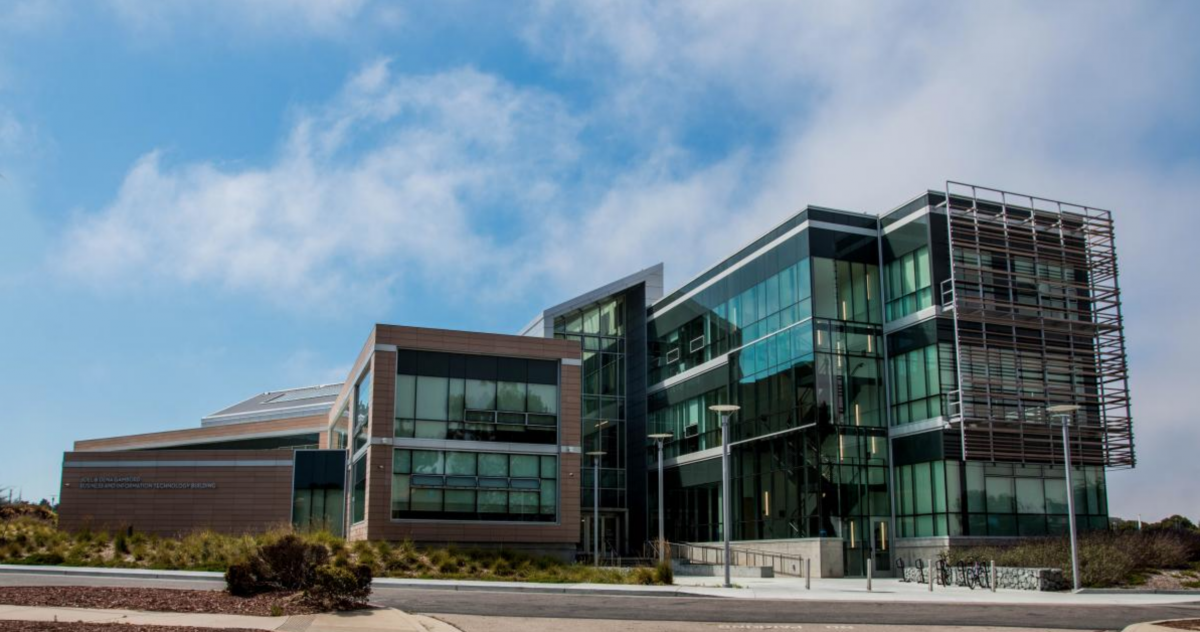
#> input picture images/bit-sm.png, 1200 x 632 px
$ python cv-colormap-ex.py
#> lines starting #> are read from the running program, lines starting #| are printed output that depends on the picture
import numpy as np
import cv2

# convert image to grayscale
jeanne_gray = cv2.imread('images/bit-sm.png', cv2.IMREAD_GRAYSCALE)
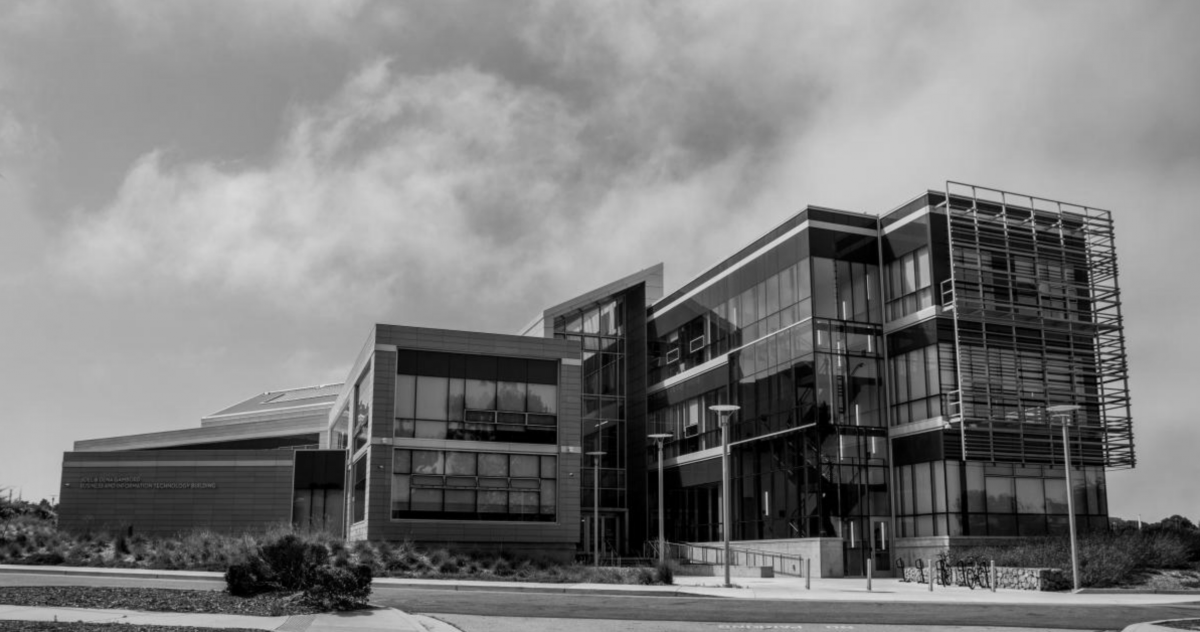
#> jeanne_gray: shape (632, 1200); min 0, max 219, mean 123.6
jeanne_remap = cv2.applyColorMap(jeanne_gray, cv2.COLORMAP_HOT)
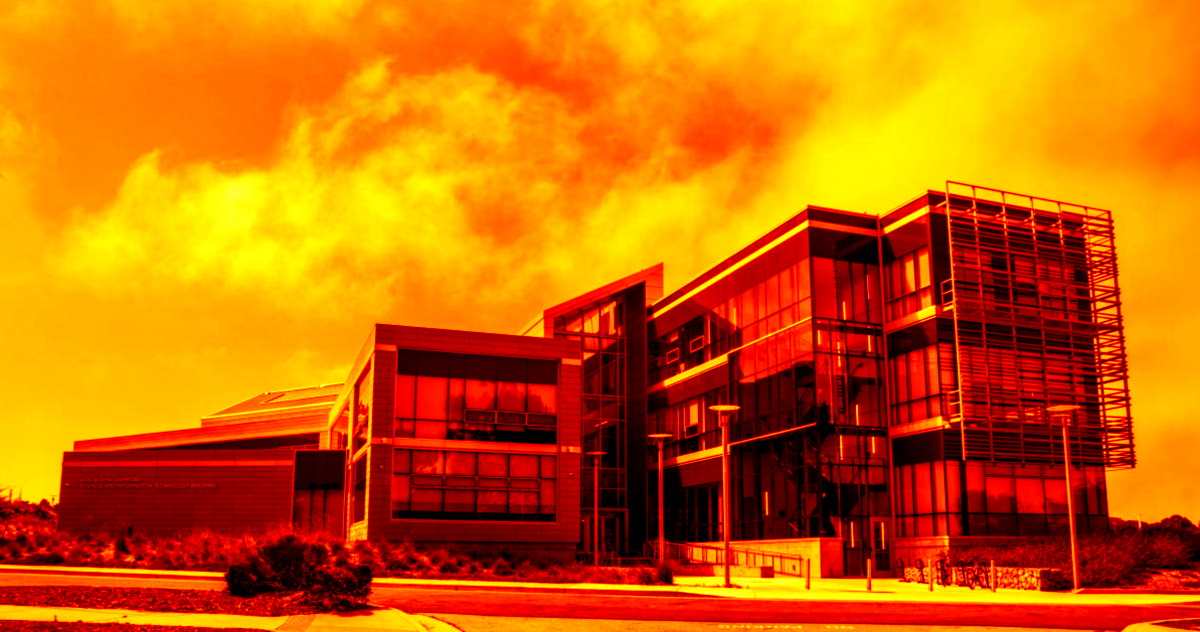
#> jeanne_remap: shape (632, 1200, 3); mean B, G, R 0.1, 101.5, 207.3

# use highgui to display image
cv2.imshow("Jeanne in Gray", jeanne_remap)

# keeps the image displayed
cv2.waitKey(8000)

$ run again, with images/bit.jpg saved as images/bit-sm.png
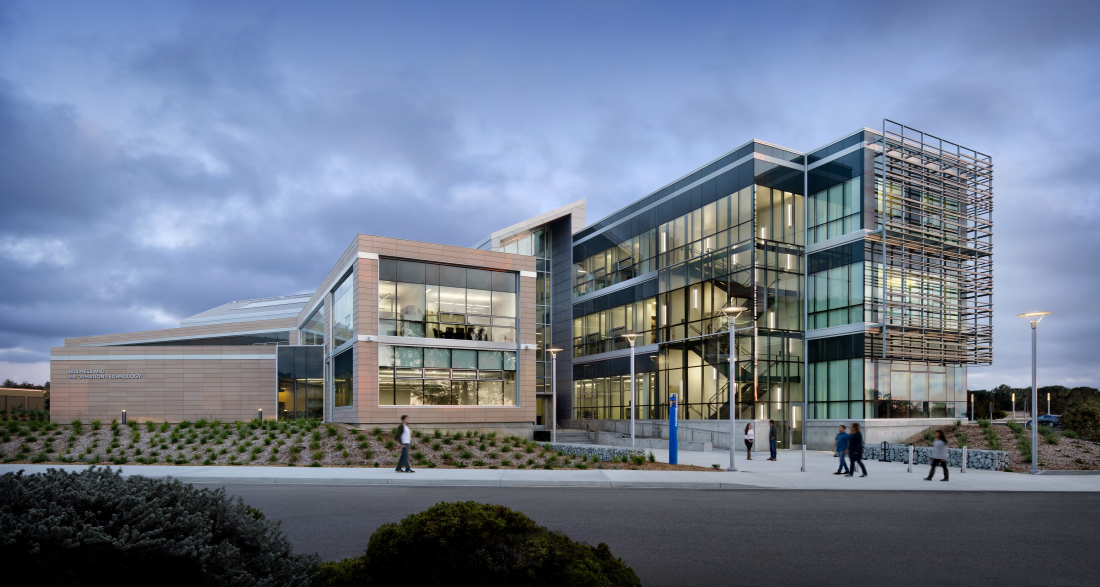
#> input picture images/bit.jpg, 3300 x 1760 px (shown at 1/3 size)
#> `jeanne_gray = cv2.imread('images/bit-sm.png', cv2.IMREAD_GRAYSCALE)`:
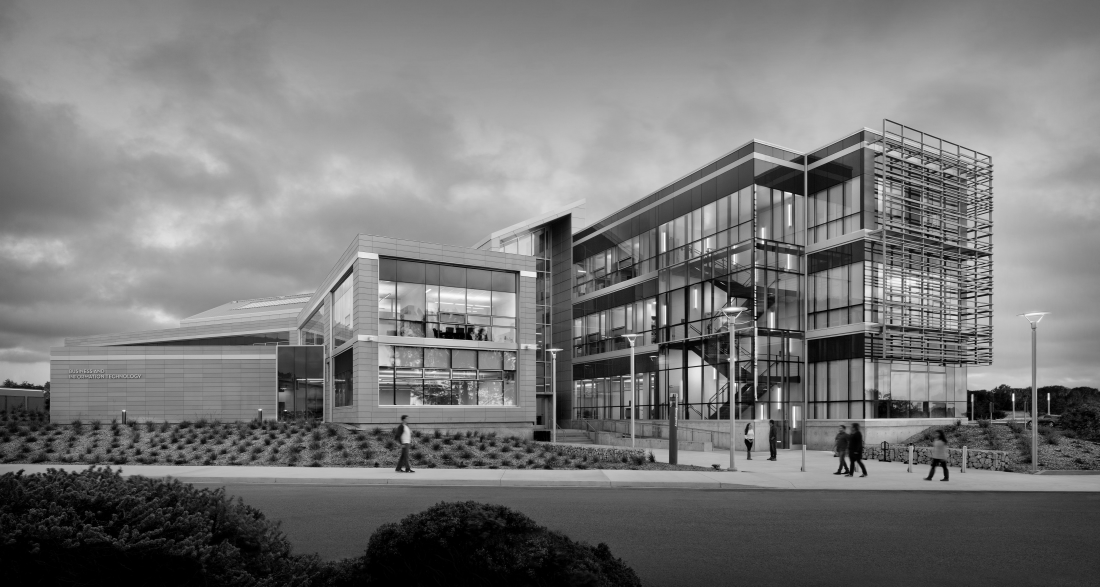
#> jeanne_gray: shape (1760, 3300) (shown at 1/3 size); min 0, max 255, mean 119.8
#> `jeanne_remap = cv2.applyColorMap(jeanne_gray, cv2.COLORMAP_HOT)`:
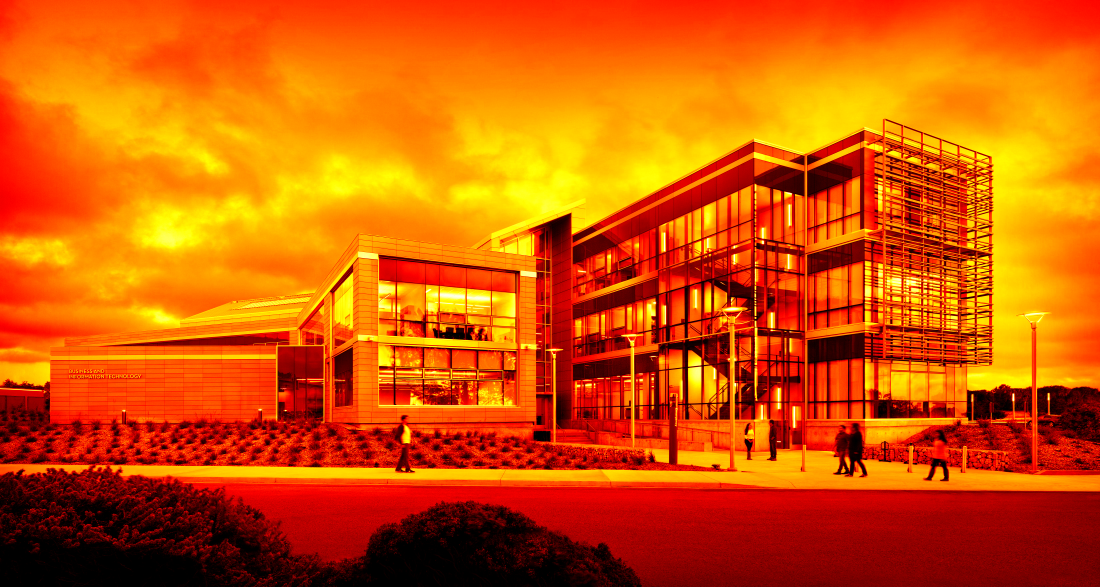
#> jeanne_remap: shape (1760, 3300, 3) (shown at 1/3 size); mean B, G, R 0.9, 87.4, 211.6
